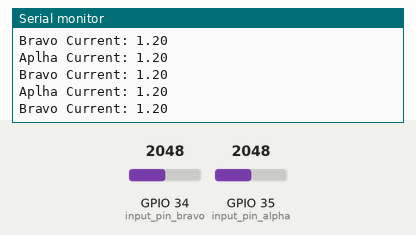
A sketch run on a simulated ESP32. Parts: the last lines printed to the serial monitor. The inputs (shaded band) are chosen by the test bench; at power-on: GPIO 35 (input_pin_alpha) = 2048, GPIO 34 (input_pin_bravo) = 2048.

Above: at 2.7 s.
2.8 s: GPIO 35 (input_pin_alpha) set to 210
At 3.4 s:
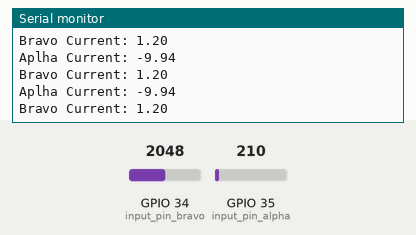
4.3 s: GPIO 35 (input_pin_alpha) set to 188
At 5.2 s:
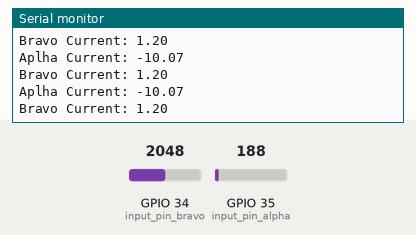
Timing chart, 0 to 7.3 s (numbered marks = the images above; inputs shaded):
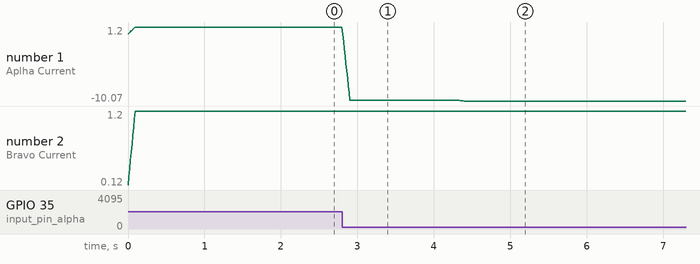

The sketch:

Current_Sense_V2.ino
```cpp
#define SENSOR_BIAS_ALPHA 1850                                // zero current bias for 1st current sensor
#define SENSOR_BIAS_BRAVO 1850                                // zero current bias for 2nd current sensor

const int num_readings = 10;                            // number of elements in shift register
const int input_pin_alpha = 35;                               // input pin for 1st channel of microcontroller
const int input_pin_bravo = 34;                                // input pin for 2nd channel of microcontroller

float readings_alpha[num_readings];                           // shift register that holds last n current readings for sensor 1, where n = num_readings
float readings_bravo[num_readings];                            // shift register that holds last n current readings for sensor 2, where n = num_readings
float total = 0;                                              // the total of currents in shift register
float average = 0;                                            // the average of last n current readings_alpha, where n = num_readings
float current = 0.0;                                          // calculated current from sensors
int inputVal = 0;                                             // raw input from sensors
int bias = 0;                                                 // input from sensors adjusted for zero-current bias

void setup() {
  Serial.begin(115200);                                       // initialize serial communication with computer

  for (int i = 0; i < num_readings; i++) {                    // initialize all readings to 0
    readings_alpha[i] = 0;
    readings_bravo[i] = 0;
  }
}

void loop() {
  for(int i = 1; i < num_readings; i++){                      // shift register to the right || Ex: [X | Y | Z ] --> [X | X | Y]
      readings_alpha[num_readings - i] = readings_alpha[num_readings - (i + 1)];
  }

  inputVal = analogRead(input_pin_alpha);                     // read raw input from sensor
  bias = inputVal - (SENSOR_BIAS_ALPHA);                                   // adjust reading for zero-current bias
  current = bias/(165.0);                                     // calculate current from sensor using known component sensitivity
  readings_alpha[0] = current;                                // store new value in 0th index || Ex: [X | X | Y] --> [W | X | Y]

  for (int i = 0; i < num_readings; i++){                     // sum recent currents within shift register
    total += readings_alpha[i];
  }

  average = total/num_readings;                               // find average value within shift register
  total = 0;                                                  // zero total for next loop

  Serial.print("Aplha Current: ");
  Serial.println(average);                                    // print average current to serial monitor
  Serial.println("");

  for(int i = 1; i < num_readings; i++){                      // shift register to the right || Ex: [X | Y | Z ] --> [X | X | Y]
      readings_bravo[num_readings - i] = readings_bravo[num_readings - (i + 1)];
  }

  inputVal = analogRead(input_pin_bravo);                     // read raw input from sensor
  bias = inputVal - (SENSOR_BIAS_BRAVO);                      // adjust reading for zero-current bias
  current = bias/(165.0);                                     // calculate current from sensor using known component sensitivity
  readings_bravo[0] = current;                                // store new value in 0th index || Ex: [X | X | Y] --> [W | X | Y]

  for (int i = 0; i < num_readings; i++){                     // sum recent currents within shift register
    total += readings_bravo[i];
  }

  average = total/num_readings;                               // find average value within shift register
  total = 0;                                                  // zero total for next loop

  Serial.print("Bravo Current: ");
  Serial.println(average);                                    // print average current to serial monitor
  Serial.println("");
  delay(10);                                                  // introduce delay to allow for settle time/stability
}
```

Measured:
- after the input at 2.8 s, the serial monitor: prints a new line at once (image 1)
- after the input at 4.3 s, the serial monitor: prints a new line at once (image 2)
- plotted number 1: 1.2 → -9.94 after the input at 2.8 s, -9.94 → -10.07 after the input at 4.3 s
